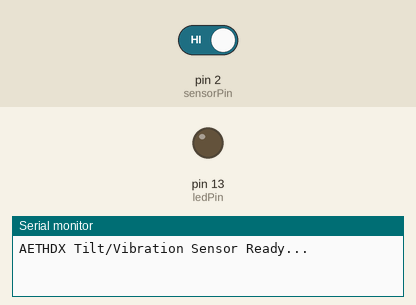
Recording of a sketch running on a simulated Arduino Uno, built with avr-gcc and run on an emulated ATmega328P. Shown: output pins drawn as LEDs (lit = HIGH), the last lines printed to the serial monitor. The inputs (shaded band) are chosen by the test bench; at power-on: pin 2 (sensorPin) HIGH.

Above: at 1.2 s.
1.3 s: pin 2 (sensorPin) driven LOW
At 1.9 s:
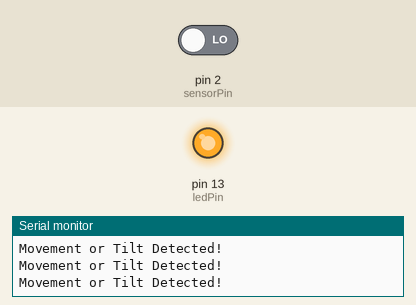
2.8 s: pin 2 (sensorPin) driven HIGH
At 3.2 s:
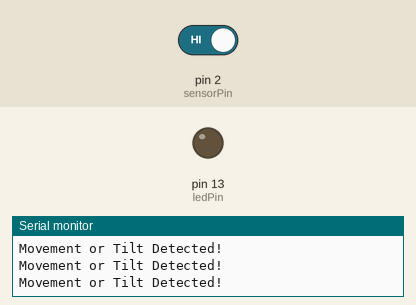
Timing chart, 0 to 5.8 s (numbered marks = the images above; inputs shaded):
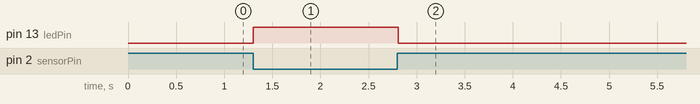

The sketch:

aethdx.ino
```cpp
const int sensorPin = 2;   // AETHDX sensor connected to Digital Pin 2
const int ledPin = 13;     // Built-in LED on Arduino Uno/Nano

void setup() {
  // Enable the internal pull-up resistor so no external resistor is needed
  pinMode(sensorPin, INPUT_PULLUP);
  pinMode(ledPin, OUTPUT);

  Serial.begin(9600);
  Serial.println("AETHDX Tilt/Vibration Sensor Ready...");
}

void loop() {
  // Read the state of the sensor
  int sensorState = digitalRead(sensorPin);

  // Because of INPUT_PULLUP, the pin reads LOW when the switch closes (tilted/shaken)
  if (sensorState == LOW) {
    digitalWrite(ledPin, HIGH);
    Serial.println("Movement or Tilt Detected!");
  } else {
    digitalWrite(ledPin, LOW);
  }

  delay(50); // Short delay to prevent rapid serial flooding
}
```

Measured:
- after the input at 1.3 s, pin 13 (ledPin): LOW → HIGH at once
- after the input at 2.8 s, pin 13 (ledPin): HIGH → LOW at once
